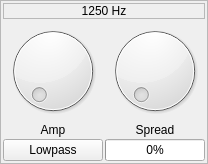
                     <widget class="QFrame" name="frame_32">
                      <property name="frameShape">
                       <enum>QFrame::StyledPanel</enum>
                      </property>
                      <layout class="QGridLayout" name="gridLayout_109">
                       <property name="leftMargin">
                        <number>2</number>
                       </property>
                       <property name="topMargin">
                        <number>2</number>
                       </property>
                       <property name="rightMargin">
                        <number>2</number>
                       </property>
                       <property name="bottomMargin">
                        <number>2</number>
                       </property>
                       <property name="spacing">
                        <number>2</number>
                       </property>
                       <item row="1" column="0">
                        <layout class="QVBoxLayout" name="verticalLayout_70">
                         <item>
                          <widget class="QDial" name="amp_dial_16">
                           <property name="minimum">
                            <number>0</number>
                           </property>
                           <property name="maximum">
                            <number>200</number>
                           </property>
                          </widget>
                         </item>
                         <item>
                          <widget class="QLabel" name="label_150">
                           <property name="text">
                            <string>Amp</string>
                           </property>
                           <property name="alignment">
                            <set>Qt::AlignCenter</set>
                           </property>
                          </widget>
                         </item>
                        </layout>
                       </item>
                       <item row="1" column="1">
                        <layout class="QVBoxLayout" name="verticalLayout_71">
                         <item>
                          <widget class="QDial" name="spread_dial_16">
                           <property name="minimum">
                            <number>1</number>
                           </property>
                           <property name="maximum">
                            <number>500</number>
                           </property>
                          </widget>
                         </item>
                         <item>
                          <widget class="QLabel" name="label_151">
                           <property name="text">
                            <string>Spread</string>
                           </property>
                           <property name="alignment">
                            <set>Qt::AlignCenter</set>
                           </property>
                          </widget>
                         </item>
                        </layout>
                       </item>
                       <item row="2" column="0">
                        <widget class="QPushButton" name="filter_type_btm_16">
                         <property name="text">
                          <string>Lowpass</string>
                         </property>
                        </widget>
                       </item>
                       <item row="2" column="1">
                        <widget class="QProgressBar" name="spread_bar_16">
                         <property name="minimum">
                          <number>1</number>
                         </property>
                         <property name="maximum">
                          <number>500</number>
                         </property>
                         <property name="value">
                          <number>1</number>
                         </property>
                         <property name="alignment">
                          <set>Qt::AlignCenter</set>
                         </property>
                        </widget>
                       </item>
                       <item row="0" column="0" colspan="2">
                        <widget class="QLabel" name="label_152">
                         <property name="frameShape">
                          <enum>QFrame::StyledPanel</enum>
                         </property>
                         <property name="text">
                          <string>1250 Hz</string>
                         </property>
                         <property name="alignment">
                          <set>Qt::AlignCenter</set>
                         </property>
                        </widget>
                       </item>
                      </layout>
                     </widget>
